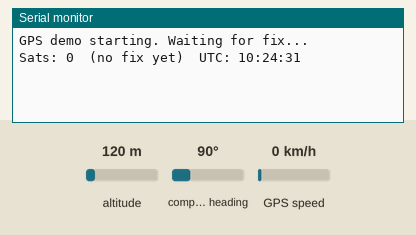
This sketch was run on a simulated ESP32. Parts: the last lines printed to the serial monitor. The inputs (shaded band) are chosen by the test bench; at power-on: altitude 120 m, compass heading 90°, GPS speed 0 km/h. The GPS gets a fix after 3 s at 37.7749, -122.4194 with 8 satellites.

Above: at 1.2 s.
1.3 s: altitude set to 20 m
At 3.8 s:
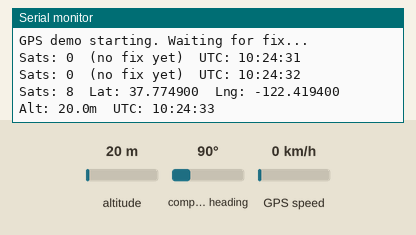
5.4 s: altitude set to 250 m
At 6.7 s:
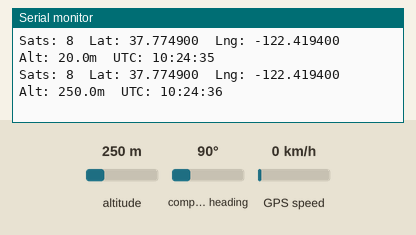

The sketch:

gps_demo.ino
```cpp
/*
  GPS Demo — HiLetgo GY-NEO6MV2 (NEO-6M) on ESP32

  Wiring:
    GPS VCC  → 3.3V
    GPS GND  → GND
    GPS TX   → ESP32 GPIO 25
    GPS RX   → ESP32 GPIO 26   (optional — only for config)
  (GPIO 16/17 are reserved for PSRAM on WROVER, so we use UART2 remapped.)

  Library:
    Install "TinyGPSPlus" by Mikal Hart via Arduino Library Manager.

  Serial Monitor: 115200 baud. Stand near a window — cold fix can take minutes.
*/

#include <TinyGPSPlus.h>

#define GPS_RX_PIN 25   // ESP32 pin that receives from GPS TX
#define GPS_TX_PIN 26   // ESP32 pin that transmits to GPS RX
#define GPS_BAUD   9600 // NEO-6M default

TinyGPSPlus gps;
HardwareSerial GPSSerial(2);

unsigned long lastPrint = 0;

void setup() {
  Serial.begin(115200);
  GPSSerial.begin(GPS_BAUD, SERIAL_8N1, GPS_RX_PIN, GPS_TX_PIN);
  Serial.println("GPS demo starting. Waiting for fix...");
}

void loop() {
  while (GPSSerial.available()) {
    gps.encode(GPSSerial.read());
  }

  if (millis() - lastPrint >= 1000) {
    lastPrint = millis();

    if (gps.charsProcessed() < 10) {
      Serial.println("No GPS data. Check wiring (TX↔RX swap?) and baud.");
      return;
    }

    Serial.print("Sats: ");
    Serial.print(gps.satellites.isValid() ? gps.satellites.value() : 0);

    if (gps.location.isValid()) {
      Serial.print("  Lat: ");
      Serial.print(gps.location.lat(), 6);
      Serial.print("  Lng: ");
      Serial.print(gps.location.lng(), 6);
    } else {
      Serial.print("  (no fix yet)");
    }

    if (gps.altitude.isValid()) {
      Serial.print("  Alt: ");
      Serial.print(gps.altitude.meters(), 1);
      Serial.print("m");
    }

    if (gps.time.isValid()) {
      Serial.printf("  UTC: %02d:%02d:%02d",
        gps.time.hour(), gps.time.minute(), gps.time.second());
    }

    Serial.println();
  }
}
```

Measured:
- after the input at 1.3 s, the serial monitor: prints a new line after 1.7 s (image 1)
- after the input at 5.4 s, the serial monitor: prints a new line after 0.62 s (image 2)
